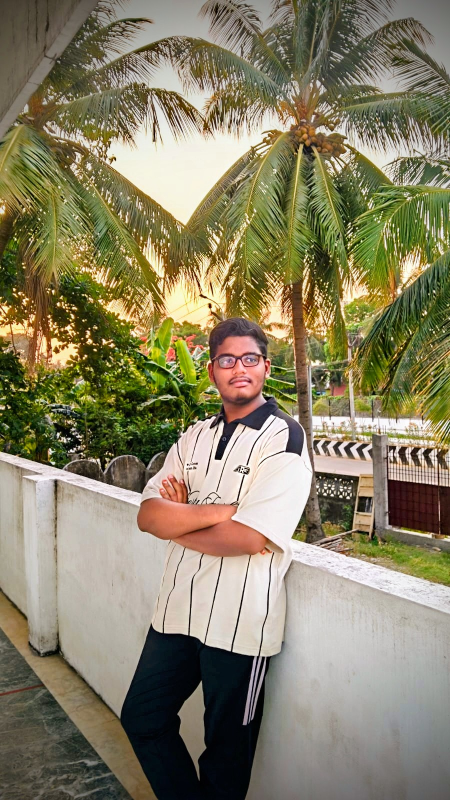
#> input picture 2-IMAGE.jpeg, 900 x 1600 px (shown at 1/2 size)
$ jupyter execute --allow-errors EXP3.ipynb
#> lines starting #> are read from the running program, lines starting #| are printed output that depends on the picture
### Ex. No: 03
### Histogram of an Images

### Name: SARFARAZ I    Reg. No: 212225230252

[cell 1]
## Import Python necessary libraries

[cell 2]
import cv2
import numpy as np
import matplotlib.pyplot as plt

## Histogram Equalization for Grayscale Images

[cell 3]
img = cv2.imread('2-IMAGE.jpeg', cv2.IMREAD_GRAYSCALE)
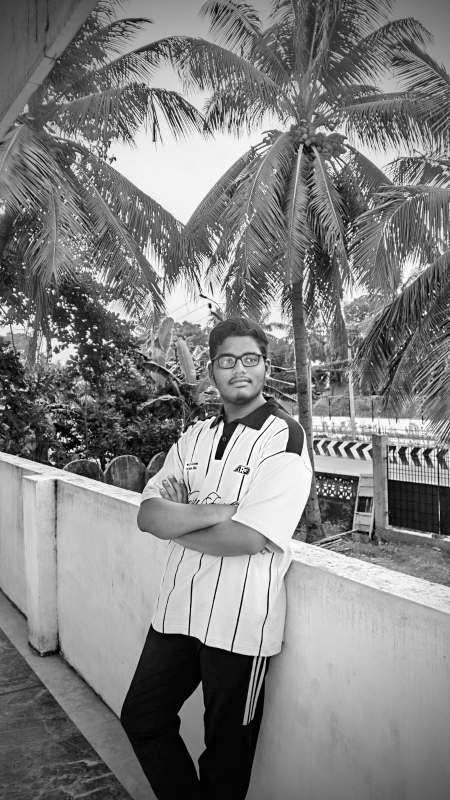
#> img: shape (1600, 900) (shown at 1/2 size); min 0, max 255, mean 128

[cell 4]
plt.imshow(img, cmap='gray')
plt.title('Original Image')
plt.show()

[cell 5]
plt.hist(img.ravel(),256,range = [0, 256]);
plt.title('Original Image')
plt.show()
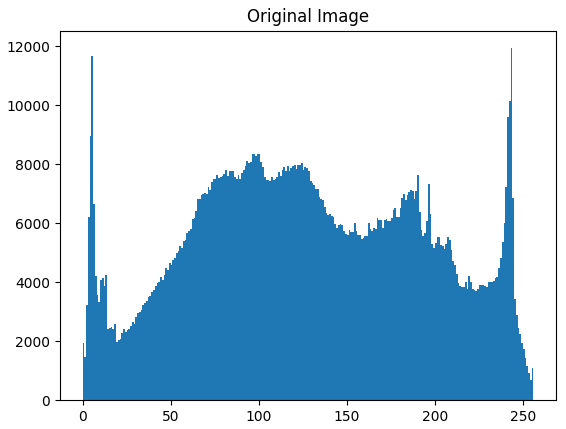
#> figure drawn by matplotlib, 1 panel; tallest bar 11930 high, from x = 243 to 244

[cell 6]
img_eq = cv2.equalizeHist(img)

[cell 7]
plt.hist(img_eq.ravel(), 256, range = [0, 256])
plt.title('Equalized Histogram')
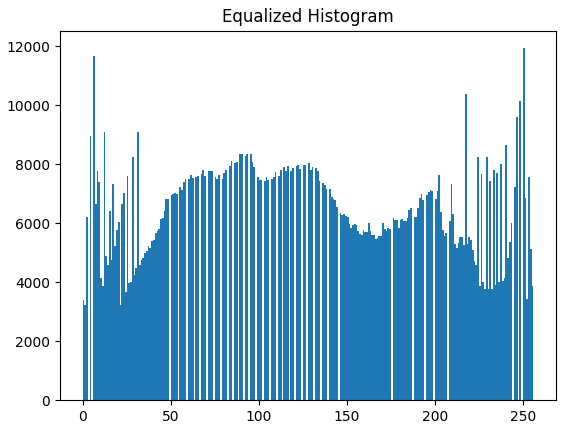
#> figure drawn by matplotlib, 1 panel; tallest bar 11930 high, from x = 250 to 251

[cell 8]
plt.imshow(img_eq, cmap='gray')
plt.title('Original Image')
plt.show()

## Histogram Equalization for Color Images

[cell 9]
img = cv2.imread('2-IMAGE.jpeg', cv2.IMREAD_COLOR)
#> img is the input picture: shape (1600, 900, 3); mean B, G, R 101.7, 128.9, 136.1

[cell 10]
img_hsv = cv2.cvtColor(img, cv2.COLOR_BGR2HSV)
#> img_hsv: shape (1600, 900, 3); mean H, S, V 33.8, 92.7, 139.3

[cell 11]
img_hsv[:,:,2] = cv2.equalizeHist(img_hsv[:, :, 2])
#> img_hsv: shape (1600, 900, 3); mean H, S, V 33.8, 92.7, 128

[cell 12]
img_eq = cv2.cvtColor(img_hsv, cv2.COLOR_HSV2BGR)
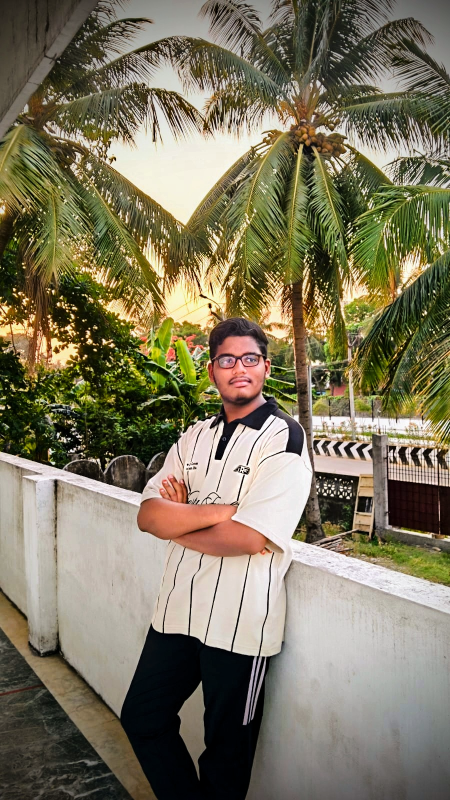
#> img_eq: shape (1600, 900, 3) (shown at 1/2 size); mean B, G, R 95.1, 118.5, 125.7

#> (a cell that did not finish here is left out)

[cell 14]
plt.hist(img_eq.ravel(),256,range = [0, 256]); plt.title('Histogram Equalized');plt.show()
#> after `plt.hist(img_eq.ravel(), 256, range=[0, 256])`:
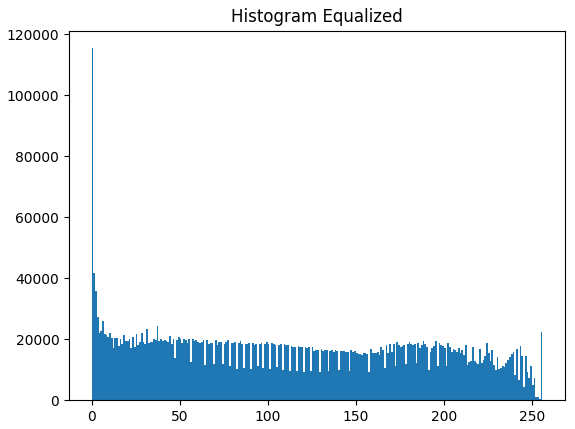
#> figure drawn by matplotlib, 1 panel; tallest bar 115428 high, from x = 0 to 1

[cell 15]
plt.figure(figsize = (20,10))
plt.subplot(221); plt.imshow(img[:, :, ::-1]); plt.title('Original Color Image')
plt.subplot(222); plt.imshow(img_eq[:, :, ::-1]); plt.title('Equalized Image')
plt.show()
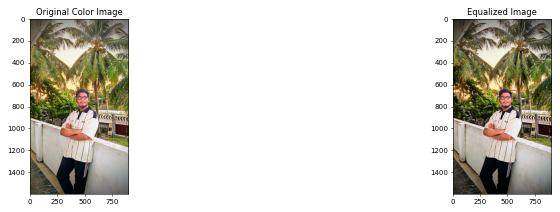
#> figure drawn by matplotlib, 2 panels

[cell 16]
plt.figure(figsize = [15,4])
plt.subplot(121); plt.hist(img.ravel(),256,range = [0, 256]); plt.title('Original Image')
plt.subplot(122); plt.hist(img_eq.ravel(),256,range = [0, 256]); plt.title('Histogram Equalized')
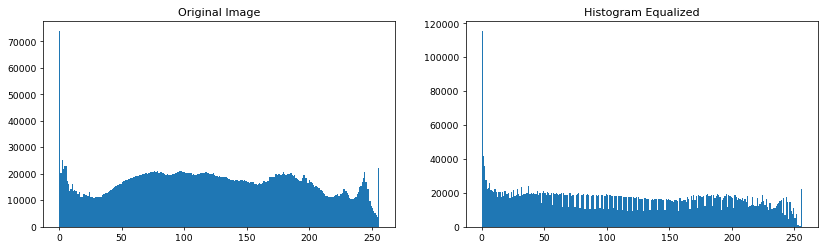
#> figure drawn by matplotlib, 2 panels; panel 1: tallest bar 73914 high, from x = 0 to 1; panel 2: tallest bar 115428 high, from x = 0 to 1
